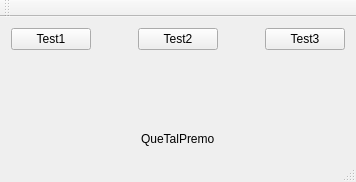
<?xml version="1.0" encoding="UTF-8"?>
<ui version="4.0">
 <class>wmain</class>
 <widget class="QMainWindow" name="wmain">
  <property name="geometry">
   <rect>
    <x>0</x>
    <y>0</y>
    <width>356</width>
    <height>182</height>
   </rect>
  </property>
  <property name="windowTitle">
   <string>wmain</string>
  </property>
  <widget class="QWidget" name="centralWidget">
   <layout class="QVBoxLayout" name="verticalLayout">
    <item>
     <layout class="QHBoxLayout" name="horizontalLayout">
      <item>
       <widget class="QPushButton" name="pushButton_1">
        <property name="text">
         <string>Test1</string>
        </property>
       </widget>
      </item>
      <item>
       <spacer name="horizontalSpacer_2">
        <property name="orientation">
         <enum>Qt::Horizontal</enum>
        </property>
        <property name="sizeHint" stdset="0">
         <size>
          <width>40</width>
          <height>20</height>
         </size>
        </property>
       </spacer>
      </item>
      <item>
       <widget class="QPushButton" name="pushButton_2">
        <property name="text">
         <string>Test2</string>
        </property>
       </widget>
      </item>
      <item>
       <spacer name="horizontalSpacer_3">
        <property name="orientation">
         <enum>Qt::Horizontal</enum>
        </property>
        <property name="sizeHint" stdset="0">
         <size>
          <width>40</width>
          <height>20</height>
         </size>
        </property>
       </spacer>
      </item>
      <item>
       <widget class="QPushButton" name="pushButton_3">
        <property name="text">
         <string>Test3</string>
        </property>
       </widget>
      </item>
     </layout>
    </item>
    <item>
     <spacer name="verticalSpacer">
      <property name="orientation">
       <enum>Qt::Vertical</enum>
      </property>
      <property name="sizeHint" stdset="0">
       <size>
        <width>20</width>
        <height>49</height>
       </size>
      </property>
     </spacer>
    </item>
    <item>
     <layout class="QHBoxLayout" name="horizontalLayout_2">
      <item>
       <spacer name="horizontalSpacer">
        <property name="orientation">
         <enum>Qt::Horizontal</enum>
        </property>
        <property name="sizeHint" stdset="0">
         <size>
          <width>40</width>
          <height>20</height>
         </size>
        </property>
       </spacer>
      </item>
      <item>
       <widget class="QLabel" name="label">
        <property name="text">
         <string>QueTalPremo</string>
        </property>
       </widget>
      </item>
      <item>
       <spacer name="horizontalSpacer_4">
        <property name="orientation">
         <enum>Qt::Horizontal</enum>
        </property>
        <property name="sizeHint" stdset="0">
         <size>
          <width>40</width>
          <height>20</height>
         </size>
        </property>
       </spacer>
      </item>
     </layout>
    </item>
   </layout>
  </widget>
  <widget class="QMenuBar" name="menuBar">
   <property name="geometry">
    <rect>
     <x>0</x>
     <y>0</y>
     <width>356</width>
     <height>21</height>
    </rect>
   </property>
  </widget>
  <widget class="QToolBar" name="mainToolBar">
   <attribute name="toolBarArea">
    <enum>TopToolBarArea</enum>
   </attribute>
   <attribute name="toolBarBreak">
    <bool>false</bool>
   </attribute>
  </widget>
  <widget class="QStatusBar" name="statusBar"/>
 </widget>
 <layoutdefault spacing="6" margin="11"/>
 <resources/>
 <connections/>
</ui>
